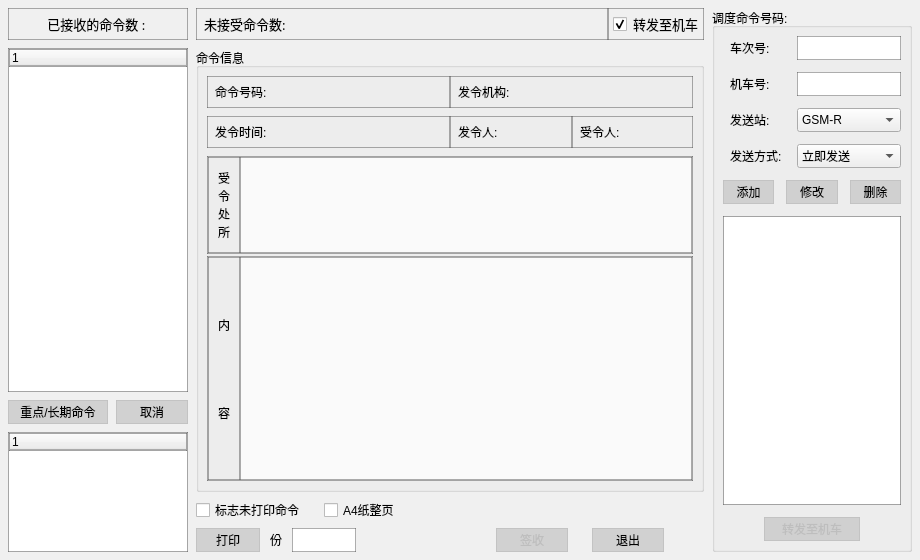
<?xml version="1.0" encoding="UTF-8"?>
<ui version="4.0">
 <class>StaDispatchOrderTKY</class>
 <widget class="QWidget" name="StaDispatchOrderTKY">
  <property name="geometry">
   <rect>
    <x>0</x>
    <y>0</y>
    <width>920</width>
    <height>560</height>
   </rect>
  </property>
  <property name="minimumSize">
   <size>
    <width>920</width>
    <height>560</height>
   </size>
  </property>
  <property name="maximumSize">
   <size>
    <width>920</width>
    <height>560</height>
   </size>
  </property>
  <property name="windowTitle">
   <string>StaDispatchOrderTKY</string>
  </property>
  <property name="styleSheet">
   <string notr="true">QWidget#StaDispatchOrderTKY {
	background-color: rgb(240, 240, 240);
}
QPushButton {
	border: 1px solid rgba(192, 192, 192, 220);
	background-color: rgba(192, 192, 192, 160);
}
QPushButton:hover { 
	border: 1px solid rgba(0, 155, 230, 240);
	background-color: rgba(0, 155, 230, 40);
}
QPushButton:pressed  { 
	border: 1px solid rgba(30, 144, 255, 240);
	background-color: rgba(30, 144, 255, 30);
}
QFrame {
	border: 1px solid rgba(80, 80, 80, 120);
}
QLabel {
	padding: 4px;
}</string>
  </property>
  <layout class="QHBoxLayout" name="horizontalLayout" stretch="0,1,0">
   <property name="spacing">
    <number>8</number>
   </property>
   <property name="leftMargin">
    <number>8</number>
   </property>
   <property name="topMargin">
    <number>8</number>
   </property>
   <property name="rightMargin">
    <number>8</number>
   </property>
   <property name="bottomMargin">
    <number>8</number>
   </property>
   <item>
    <layout class="QVBoxLayout" name="verticalLayout" stretch="0,0,0,0">
     <property name="spacing">
      <number>8</number>
     </property>
     <item>
      <widget class="QLabel" name="receiveLabel">
       <property name="minimumSize">
        <size>
         <width>180</width>
         <height>32</height>
        </size>
       </property>
       <property name="maximumSize">
        <size>
         <width>180</width>
         <height>32</height>
        </size>
       </property>
       <property name="font">
        <font>
         <family>微软雅黑</family>
         <pointsize>10</pointsize>
        </font>
       </property>
       <property name="styleSheet">
        <string notr="true"/>
       </property>
       <property name="frameShape">
        <enum>QFrame::NoFrame</enum>
       </property>
       <property name="frameShadow">
        <enum>QFrame::Sunken</enum>
       </property>
       <property name="text">
        <string>已接收的命令数 : </string>
       </property>
       <property name="alignment">
        <set>Qt::AlignCenter</set>
       </property>
      </widget>
     </item>
     <item>
      <widget class="QTreeWidget" name="receiveTree">
       <property name="minimumSize">
        <size>
         <width>180</width>
         <height>0</height>
        </size>
       </property>
       <property name="maximumSize">
        <size>
         <width>180</width>
         <height>16777215</height>
        </size>
       </property>
      </widget>
     </item>
     <item>
      <layout class="QHBoxLayout" name="horizontalLayout_2">
       <property name="spacing">
        <number>8</number>
       </property>
       <property name="leftMargin">
        <number>0</number>
       </property>
       <property name="bottomMargin">
        <number>0</number>
       </property>
       <item>
        <widget class="QPushButton" name="importantBtn">
         <property name="enabled">
          <bool>true</bool>
         </property>
         <property name="minimumSize">
          <size>
           <width>100</width>
           <height>24</height>
          </size>
         </property>
         <property name="maximumSize">
          <size>
           <width>100</width>
           <height>24</height>
          </size>
         </property>
         <property name="text">
          <string>重点/长期命令</string>
         </property>
        </widget>
       </item>
       <item>
        <widget class="QPushButton" name="cancelBtn">
         <property name="minimumSize">
          <size>
           <width>72</width>
           <height>24</height>
          </size>
         </property>
         <property name="maximumSize">
          <size>
           <width>72</width>
           <height>24</height>
          </size>
         </property>
         <property name="text">
          <string>取消</string>
         </property>
        </widget>
       </item>
      </layout>
     </item>
     <item>
      <widget class="QTreeWidget" name="importantTree">
       <property name="minimumSize">
        <size>
         <width>180</width>
         <height>120</height>
        </size>
       </property>
       <property name="maximumSize">
        <size>
         <width>180</width>
         <height>120</height>
        </size>
       </property>
      </widget>
     </item>
    </layout>
   </item>
   <item>
    <layout class="QVBoxLayout" name="verticalLayout_2" stretch="0,1,0,0">
     <property name="spacing">
      <number>8</number>
     </property>
     <item>
      <layout class="QHBoxLayout" name="horizontalLayout_3">
       <property name="spacing">
        <number>0</number>
       </property>
       <item>
        <widget class="QLabel" name="unreceiveLabel">
         <property name="minimumSize">
          <size>
           <width>0</width>
           <height>32</height>
          </size>
         </property>
         <property name="maximumSize">
          <size>
           <width>16777215</width>
           <height>32</height>
          </size>
         </property>
         <property name="font">
          <font>
           <family>微软雅黑</family>
           <pointsize>10</pointsize>
          </font>
         </property>
         <property name="text">
          <string>未接受命令数: </string>
         </property>
        </widget>
       </item>
       <item>
        <widget class="QCheckBox" name="forwardCheckBox">
         <property name="minimumSize">
          <size>
           <width>96</width>
           <height>32</height>
          </size>
         </property>
         <property name="maximumSize">
          <size>
           <width>96</width>
           <height>32</height>
          </size>
         </property>
         <property name="font">
          <font>
           <family>微软雅黑</family>
           <pointsize>10</pointsize>
          </font>
         </property>
         <property name="styleSheet">
          <string notr="true">border: 1px solid rgba(80, 80, 80, 120);
padding: 4px;</string>
         </property>
         <property name="text">
          <string>转发至机车</string>
         </property>
         <property name="checked">
          <bool>true</bool>
         </property>
        </widget>
       </item>
      </layout>
     </item>
     <item>
      <widget class="QGroupBox" name="groupBox">
       <property name="title">
        <string>命令信息</string>
       </property>
       <layout class="QVBoxLayout" name="verticalLayout_4" stretch="0,0,1">
        <property name="spacing">
         <number>8</number>
        </property>
        <property name="leftMargin">
         <number>8</number>
        </property>
        <property name="topMargin">
         <number>8</number>
        </property>
        <property name="rightMargin">
         <number>8</number>
        </property>
        <property name="bottomMargin">
         <number>8</number>
        </property>
        <item>
         <layout class="QHBoxLayout" name="horizontalLayout_5" stretch="1,1">
          <property name="spacing">
           <number>0</number>
          </property>
          <item>
           <widget class="QLabel" name="orderNumLabel">
            <property name="minimumSize">
             <size>
              <width>0</width>
              <height>32</height>
             </size>
            </property>
            <property name="maximumSize">
             <size>
              <width>16777215</width>
              <height>32</height>
             </size>
            </property>
            <property name="text">
             <string>命令号码: </string>
            </property>
           </widget>
          </item>
          <item>
           <widget class="QLabel" name="sendAgencyLabel">
            <property name="minimumSize">
             <size>
              <width>0</width>
              <height>32</height>
             </size>
            </property>
            <property name="maximumSize">
             <size>
              <width>16777215</width>
              <height>32</height>
             </size>
            </property>
            <property name="text">
             <string>发令机构: </string>
            </property>
           </widget>
          </item>
         </layout>
        </item>
        <item>
         <layout class="QHBoxLayout" name="horizontalLayout_6" stretch="2,1,1">
          <property name="spacing">
           <number>0</number>
          </property>
          <item>
           <widget class="QLabel" name="sendTimeLabel">
            <property name="minimumSize">
             <size>
              <width>0</width>
              <height>32</height>
             </size>
            </property>
            <property name="maximumSize">
             <size>
              <width>16777215</width>
              <height>32</height>
             </size>
            </property>
            <property name="text">
             <string>发令时间: </string>
            </property>
           </widget>
          </item>
          <item>
           <widget class="QLabel" name="sendNameLabel">
            <property name="minimumSize">
             <size>
              <width>0</width>
              <height>32</height>
             </size>
            </property>
            <property name="maximumSize">
             <size>
              <width>16777215</width>
              <height>32</height>
             </size>
            </property>
            <property name="text">
             <string>发令人: </string>
            </property>
           </widget>
          </item>
          <item>
           <widget class="QLabel" name="signNameLabel">
            <property name="minimumSize">
             <size>
              <width>0</width>
              <height>32</height>
             </size>
            </property>
            <property name="maximumSize">
             <size>
              <width>16777215</width>
              <height>32</height>
             </size>
            </property>
            <property name="text">
             <string>受令人: </string>
            </property>
           </widget>
          </item>
         </layout>
        </item>
        <item>
         <layout class="QVBoxLayout" name="verticalLayout_5" stretch="0,1">
          <property name="spacing">
           <number>2</number>
          </property>
          <item>
           <widget class="QFrame" name="horizontalFrame_5">
            <layout class="QHBoxLayout" name="horizontalLayout_7">
             <property name="spacing">
              <number>0</number>
             </property>
             <property name="leftMargin">
              <number>0</number>
             </property>
             <property name="topMargin">
              <number>0</number>
             </property>
             <property name="rightMargin">
              <number>0</number>
             </property>
             <property name="bottomMargin">
              <number>0</number>
             </property>
             <item>
              <widget class="QLabel" name="label_9">
               <property name="minimumSize">
                <size>
                 <width>32</width>
                 <height>96</height>
                </size>
               </property>
               <property name="maximumSize">
                <size>
                 <width>32</width>
                 <height>96</height>
                </size>
               </property>
               <property name="text">
                <string>受
令
处
所</string>
               </property>
               <property name="textFormat">
                <enum>Qt::AutoText</enum>
               </property>
               <property name="scaledContents">
                <bool>false</bool>
               </property>
               <property name="alignment">
                <set>Qt::AlignCenter</set>
               </property>
               <property name="wordWrap">
                <bool>false</bool>
               </property>
               <property name="openExternalLinks">
                <bool>false</bool>
               </property>
              </widget>
             </item>
             <item>
              <widget class="QLabel" name="orderedUnitLabel">
               <property name="styleSheet">
                <string notr="true">background-color: rgb(250, 250, 250);
padding: 4px;</string>
               </property>
               <property name="text">
                <string/>
               </property>
               <property name="alignment">
                <set>Qt::AlignLeading|Qt::AlignLeft|Qt::AlignTop</set>
               </property>
              </widget>
             </item>
            </layout>
           </widget>
          </item>
          <item>
           <widget class="QFrame" name="horizontalFrame_6">
            <layout class="QHBoxLayout" name="horizontalLayout_8">
             <property name="spacing">
              <number>0</number>
             </property>
             <property name="leftMargin">
              <number>0</number>
             </property>
             <property name="topMargin">
              <number>0</number>
             </property>
             <property name="rightMargin">
              <number>0</number>
             </property>
             <property name="bottomMargin">
              <number>0</number>
             </property>
             <item>
              <widget class="QLabel" name="label_10">
               <property name="minimumSize">
                <size>
                 <width>32</width>
                 <height>0</height>
                </size>
               </property>
               <property name="maximumSize">
                <size>
                 <width>32</width>
                 <height>16777215</height>
                </size>
               </property>
               <property name="text">
                <string>内





容</string>
               </property>
               <property name="alignment">
                <set>Qt::AlignCenter</set>
               </property>
              </widget>
             </item>
             <item>
              <widget class="QLabel" name="contentLabel">
               <property name="styleSheet">
                <string notr="true">background-color: rgb(250, 250, 250);
padding: 4px;</string>
               </property>
               <property name="text">
                <string/>
               </property>
               <property name="alignment">
                <set>Qt::AlignLeading|Qt::AlignLeft|Qt::AlignTop</set>
               </property>
               <property name="wordWrap">
                <bool>true</bool>
               </property>
              </widget>
             </item>
            </layout>
           </widget>
          </item>
         </layout>
        </item>
       </layout>
      </widget>
     </item>
     <item>
      <layout class="QHBoxLayout" name="horizontalLayout_9">
       <property name="spacing">
        <number>8</number>
       </property>
       <property name="topMargin">
        <number>0</number>
       </property>
       <property name="bottomMargin">
        <number>0</number>
       </property>
       <item>
        <widget class="QCheckBox" name="checkBox_3">
         <property name="minimumSize">
          <size>
           <width>120</width>
           <height>16</height>
          </size>
         </property>
         <property name="maximumSize">
          <size>
           <width>120</width>
           <height>16</height>
          </size>
         </property>
         <property name="text">
          <string>标志未打印命令</string>
         </property>
        </widget>
       </item>
       <item>
        <widget class="QCheckBox" name="checkBox_2">
         <property name="minimumSize">
          <size>
           <width>96</width>
           <height>16</height>
          </size>
         </property>
         <property name="maximumSize">
          <size>
           <width>96</width>
           <height>16</height>
          </size>
         </property>
         <property name="text">
          <string>A4纸整页</string>
         </property>
        </widget>
       </item>
       <item>
        <spacer name="horizontalSpacer">
         <property name="orientation">
          <enum>Qt::Horizontal</enum>
         </property>
         <property name="sizeHint" stdset="0">
          <size>
           <width>40</width>
           <height>20</height>
          </size>
         </property>
        </spacer>
       </item>
      </layout>
     </item>
     <item>
      <layout class="QHBoxLayout" name="horizontalLayout_10">
       <property name="spacing">
        <number>4</number>
       </property>
       <property name="topMargin">
        <number>0</number>
       </property>
       <property name="bottomMargin">
        <number>0</number>
       </property>
       <item>
        <widget class="QPushButton" name="pushButton_3">
         <property name="minimumSize">
          <size>
           <width>64</width>
           <height>24</height>
          </size>
         </property>
         <property name="maximumSize">
          <size>
           <width>64</width>
           <height>24</height>
          </size>
         </property>
         <property name="text">
          <string>打印</string>
         </property>
        </widget>
       </item>
       <item>
        <widget class="QLabel" name="label_11">
         <property name="minimumSize">
          <size>
           <width>24</width>
           <height>24</height>
          </size>
         </property>
         <property name="maximumSize">
          <size>
           <width>24</width>
           <height>24</height>
          </size>
         </property>
         <property name="styleSheet">
          <string notr="true">QLabel{
	border: none;
}</string>
         </property>
         <property name="text">
          <string>份</string>
         </property>
         <property name="alignment">
          <set>Qt::AlignCenter</set>
         </property>
        </widget>
       </item>
       <item>
        <widget class="QLineEdit" name="lineEdit">
         <property name="minimumSize">
          <size>
           <width>64</width>
           <height>24</height>
          </size>
         </property>
         <property name="maximumSize">
          <size>
           <width>64</width>
           <height>24</height>
          </size>
         </property>
         <property name="styleSheet">
          <string notr="true">border: 1px solid rgba(80, 80, 80, 120);</string>
         </property>
        </widget>
       </item>
       <item>
        <spacer name="horizontalSpacer_2">
         <property name="orientation">
          <enum>Qt::Horizontal</enum>
         </property>
         <property name="sizeHint" stdset="0">
          <size>
           <width>40</width>
           <height>20</height>
          </size>
         </property>
        </spacer>
       </item>
       <item>
        <widget class="QPushButton" name="signBtn">
         <property name="enabled">
          <bool>false</bool>
         </property>
         <property name="minimumSize">
          <size>
           <width>72</width>
           <height>24</height>
          </size>
         </property>
         <property name="maximumSize">
          <size>
           <width>72</width>
           <height>24</height>
          </size>
         </property>
         <property name="text">
          <string>签收</string>
         </property>
        </widget>
       </item>
       <item>
        <spacer name="horizontalSpacer_3">
         <property name="orientation">
          <enum>Qt::Horizontal</enum>
         </property>
         <property name="sizeType">
          <enum>QSizePolicy::Fixed</enum>
         </property>
         <property name="sizeHint" stdset="0">
          <size>
           <width>20</width>
           <height>20</height>
          </size>
         </property>
        </spacer>
       </item>
       <item>
        <widget class="QPushButton" name="quitBtn">
         <property name="minimumSize">
          <size>
           <width>72</width>
           <height>24</height>
          </size>
         </property>
         <property name="maximumSize">
          <size>
           <width>72</width>
           <height>24</height>
          </size>
         </property>
         <property name="text">
          <string>退出</string>
         </property>
        </widget>
       </item>
       <item>
        <spacer name="horizontalSpacer_4">
         <property name="orientation">
          <enum>Qt::Horizontal</enum>
         </property>
         <property name="sizeType">
          <enum>QSizePolicy::Fixed</enum>
         </property>
         <property name="sizeHint" stdset="0">
          <size>
           <width>40</width>
           <height>20</height>
          </size>
         </property>
        </spacer>
       </item>
      </layout>
     </item>
    </layout>
   </item>
   <item>
    <widget class="QWidget" name="trainWidget" native="true">
     <layout class="QVBoxLayout" name="verticalLayout_3">
      <property name="spacing">
       <number>0</number>
      </property>
      <property name="leftMargin">
       <number>0</number>
      </property>
      <property name="topMargin">
       <number>0</number>
      </property>
      <property name="rightMargin">
       <number>0</number>
      </property>
      <property name="bottomMargin">
       <number>0</number>
      </property>
      <item>
       <widget class="QGroupBox" name="groupBox_2">
        <property name="minimumSize">
         <size>
          <width>200</width>
          <height>0</height>
         </size>
        </property>
        <property name="maximumSize">
         <size>
          <width>200</width>
          <height>16777215</height>
         </size>
        </property>
        <property name="styleSheet">
         <string notr="true">QLabel{
	border: none;
}</string>
        </property>
        <property name="title">
         <string>调度命令号码:</string>
        </property>
        <layout class="QVBoxLayout" name="verticalLayout_6">
         <property name="spacing">
          <number>12</number>
         </property>
         <property name="leftMargin">
          <number>8</number>
         </property>
         <property name="topMargin">
          <number>8</number>
         </property>
         <property name="rightMargin">
          <number>8</number>
         </property>
         <property name="bottomMargin">
          <number>8</number>
         </property>
         <item>
          <layout class="QGridLayout" name="gridLayout">
           <property name="horizontalSpacing">
            <number>8</number>
           </property>
           <property name="verticalSpacing">
            <number>12</number>
           </property>
           <item row="0" column="0">
            <widget class="QLabel" name="label_3">
             <property name="minimumSize">
              <size>
               <width>0</width>
               <height>24</height>
              </size>
             </property>
             <property name="maximumSize">
              <size>
               <width>16777215</width>
               <height>24</height>
              </size>
             </property>
             <property name="text">
              <string>车次号:</string>
             </property>
            </widget>
           </item>
           <item row="1" column="1">
            <widget class="QLineEdit" name="locomotiveEdit">
             <property name="minimumSize">
              <size>
               <width>0</width>
               <height>24</height>
              </size>
             </property>
             <property name="maximumSize">
              <size>
               <width>16777215</width>
               <height>24</height>
              </size>
             </property>
             <property name="styleSheet">
              <string notr="true">border: 1px solid rgba(80, 80, 80, 120);</string>
             </property>
            </widget>
           </item>
           <item row="0" column="1">
            <widget class="QLineEdit" name="trainNumEdit">
             <property name="minimumSize">
              <size>
               <width>0</width>
               <height>24</height>
              </size>
             </property>
             <property name="maximumSize">
              <size>
               <width>16777215</width>
               <height>24</height>
              </size>
             </property>
             <property name="styleSheet">
              <string notr="true">border: 1px solid rgba(80, 80, 80, 120);</string>
             </property>
            </widget>
           </item>
           <item row="1" column="0">
            <widget class="QLabel" name="label_12">
             <property name="minimumSize">
              <size>
               <width>0</width>
               <height>24</height>
              </size>
             </property>
             <property name="maximumSize">
              <size>
               <width>16777215</width>
               <height>24</height>
              </size>
             </property>
             <property name="text">
              <string>机车号:</string>
             </property>
            </widget>
           </item>
           <item row="2" column="0">
            <widget class="QLabel" name="label_13">
             <property name="minimumSize">
              <size>
               <width>0</width>
               <height>24</height>
              </size>
             </property>
             <property name="maximumSize">
              <size>
               <width>16777215</width>
               <height>24</height>
              </size>
             </property>
             <property name="text">
              <string>发送站:</string>
             </property>
            </widget>
           </item>
           <item row="3" column="0">
            <widget class="QLabel" name="label_14">
             <property name="minimumSize">
              <size>
               <width>0</width>
               <height>24</height>
              </size>
             </property>
             <property name="maximumSize">
              <size>
               <width>16777215</width>
               <height>24</height>
              </size>
             </property>
             <property name="text">
              <string>发送方式:</string>
             </property>
            </widget>
           </item>
           <item row="2" column="1">
            <widget class="QComboBox" name="comboBox">
             <property name="minimumSize">
              <size>
               <width>0</width>
               <height>24</height>
              </size>
             </property>
             <property name="maximumSize">
              <size>
               <width>16777215</width>
               <height>24</height>
              </size>
             </property>
             <item>
              <property name="text">
               <string>GSM-R</string>
              </property>
             </item>
             <item>
              <property name="text">
               <string>450M</string>
              </property>
             </item>
            </widget>
           </item>
           <item row="3" column="1">
            <widget class="QComboBox" name="comboBox_2">
             <property name="minimumSize">
              <size>
               <width>0</width>
               <height>24</height>
              </size>
             </property>
             <property name="maximumSize">
              <size>
               <width>16777215</width>
               <height>24</height>
              </size>
             </property>
             <item>
              <property name="text">
               <string>立即发送</string>
              </property>
             </item>
            </widget>
           </item>
          </layout>
         </item>
         <item>
          <layout class="QHBoxLayout" name="horizontalLayout_11">
           <property name="spacing">
            <number>12</number>
           </property>
           <item>
            <widget class="QPushButton" name="addBtn">
             <property name="minimumSize">
              <size>
               <width>0</width>
               <height>24</height>
              </size>
             </property>
             <property name="maximumSize">
              <size>
               <width>16777215</width>
               <height>24</height>
              </size>
             </property>
             <property name="text">
              <string>添加</string>
             </property>
            </widget>
           </item>
           <item>
            <widget class="QPushButton" name="changeBtn">
             <property name="minimumSize">
              <size>
               <width>0</width>
               <height>24</height>
              </size>
             </property>
             <property name="maximumSize">
              <size>
               <width>16777215</width>
               <height>24</height>
              </size>
             </property>
             <property name="text">
              <string>修改</string>
             </property>
            </widget>
           </item>
           <item>
            <widget class="QPushButton" name="deleteBtn">
             <property name="minimumSize">
              <size>
               <width>0</width>
               <height>24</height>
              </size>
             </property>
             <property name="maximumSize">
              <size>
               <width>16777215</width>
               <height>24</height>
              </size>
             </property>
             <property name="text">
              <string>删除</string>
             </property>
            </widget>
           </item>
          </layout>
         </item>
         <item>
          <widget class="CTCWindows::Control::TableView" name="forwardTable"/>
         </item>
         <item>
          <layout class="QHBoxLayout" name="horizontalLayout_12">
           <property name="spacing">
            <number>0</number>
           </property>
           <property name="topMargin">
            <number>0</number>
           </property>
           <property name="bottomMargin">
            <number>0</number>
           </property>
           <item>
            <widget class="QPushButton" name="forwardBtn">
             <property name="enabled">
              <bool>false</bool>
             </property>
             <property name="minimumSize">
              <size>
               <width>96</width>
               <height>24</height>
              </size>
             </property>
             <property name="maximumSize">
              <size>
               <width>96</width>
               <height>24</height>
              </size>
             </property>
             <property name="text">
              <string>转发至机车</string>
             </property>
            </widget>
           </item>
          </layout>
         </item>
        </layout>
       </widget>
      </item>
     </layout>
    </widget>
   </item>
  </layout>
 </widget>
 <layoutdefault spacing="6" margin="11"/>
 <customwidgets>
  <customwidget>
   <class>CTCWindows::Control::TableView</class>
   <extends>QTableWidget</extends>
   <header location="global">CTCMainWindow\CustomControl\TableView.h</header>
  </customwidget>
 </customwidgets>
 <resources/>
 <connections/>
</ui>
